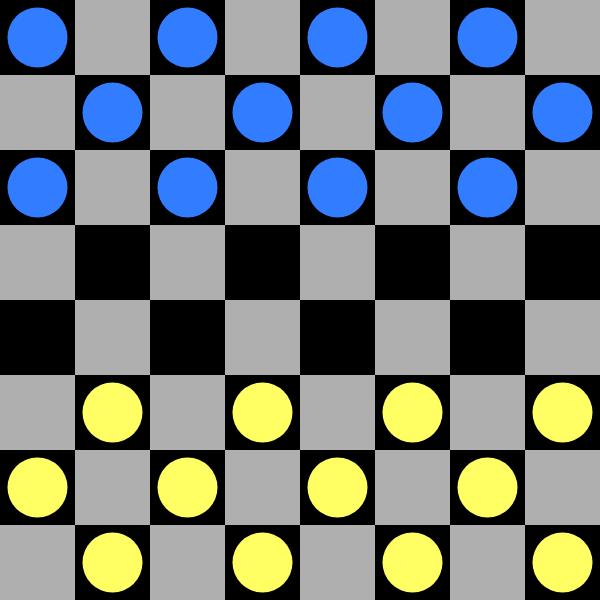
Frame 1 (no input)
Frame 60 (no input): identical to frame 1, image omitted
Frame 120 (the mouse pressed at the canvas centre since frame 60): identical to frame 1, image omitted

The p5.js sketch that drew this single still picture (run headless with seeded random() and noise() and a simulated clock; from frame 60 on, the mouse is pressed at the canvas centre):

// p5.js sketch
// ── sketch.js
class Time{
	constructor(id, cor){
		this.id = id;
		this.cor = cor;
		this.pecas = [];
		this.diferenciarTimes();
	}
	diferenciarTimes(){   //extensão do construtor -- Diferenciar Times
		if(this.id === 0){
			this.py = 5;   //primeiro altura y de montagem
			this.vy = -1;  //direção permitida do time em relação a velocidade y
			this.damaY = 0
		}
		else if( this.id === 1){
			this.py = 0
			this.vy = 1
			this.damaY = 7
		}
	}
	montarTabuleiro(){
		for(let qy = this.py; qy < this.py+3; qy++){
			for(let qx = 0; qx < 8; qx++){
				if(isInBlackSquare(qx,qy)){
					this.pecas.push(new Peca(qx,qy,this));
				}
			}
		}
	}
	Draw(){
		for(let i = 0; i < this.pecas.length; i++){
			let peca = this.pecas[i];
			peca.Draw();
		}
	}
	existPeca(qx,qy){
		return this.getPeca(qx,qy) !== null
	}
	getPeca(qx,qy){
		for(let i = 0; i < this.pecas.length; i++){
			let peca = this.pecas[i];
			if(qx === peca.qx && qy === peca.qy){
				return peca;
			}
		}
		return null;
	}
	getPotentialAssassinas(){  //Pecas que podem realizar capturas
		let potentialAssassinas = []
		for(let peca of this.pecas){
			let positions = peca.calculatePositions()
			if(positions.captura.length > 0){
				potentialAssassinas.push(peca)
			}
		}
		return potentialAssassinas
	}
	removePeca(peca){
		let index = this.pecas.indexOf(peca);
		if(index !== -1){
			this.pecas.splice(index,1);
			return true;
		}
		return false;
	}
}

class Peca{
	constructor(qx,qy,time){   
		this.qx = qx; //coordenada X do quadrado de 0 a 7
		this.qy = qy; //coordenada Y do quadrado de 0 a 7
		this.centralize();
		this.radius = 0.4* squareWidth
		this.time = time;
		this.isDama = false
	}
	centralize(){  //Atualizar a posição da peça para desenho de acordo com as coordenadas
		this.cx = this.qx * squareWidth + squareWidth/2;    //Coordenada X do Pixel do centro do circulo
		this.cy = this.qy * squareHeight + squareHeight/2;  //Coordenada Y do Pixel do centro do circulo
	}
	Draw(){
		fill(this.time.cor)	
		ellipse(this.cx,this.cy,2*this.radius,2*this.radius);
		if(this.isDama){
			fill(0)
			ellipse(this.cx,this.cy,1.6*this.radius,1.6*this.radius);
		}
	}
	inArea(x,y){
		let distanceSquared = Math.pow(this.cx-x,2)+Math.pow(this.cy-y,2);
		let radiusSquared = Math.pow(this.radius,2)
		return distanceSquared < radiusSquared
	}
	calculatePositions(){
		let posicoesNormais = []
		let posicoesCaptura = []
		
		let normais = [];
		let capturas = [];
		
		if(this.isDama){
			let directions = [{"vx":1,"vy":1},{"vx":-1,"vy":1},{"vx":1,"vy":-1},{"vx":-1,"vy":-1}]
			for(let direction of directions){
				let qx = this.qx
				let qy = this.qy
				qx += direction.vx
				qy += direction.vy
				while(qx >= 0 && qx < qH && qy >= 0 && qy < qV){
					normais.push({"qx": qx,"qy": qy})
					capturas.push({"qx": qx,"qy": qy})
					qx += direction.vx
					qy += direction.vy
				}
			}
		}
		else{
			normais = [{"qx":this.qx+1,"qy":this.qy+this.time.vy},{"qx":this.qx-1,"qy":this.qy+this.time.vy}]; //Temporário
			capturas =[{"qx":this.qx+2,"qy":this.qy+2*this.time.vy},{"qx":this.qx-2,"qy":this.qy+2*this.time.vy},
						  {"qx":this.qx+2,"qy":this.qy-2*this.time.vy},{"qx":this.qx-2,"qy":this.qy-2*this.time.vy}] //Temporário
		}
		let otherTime = getOtherTime(this.time)
		for(let normal of normais){
			if(!this.time.existPeca(normal.qx,normal.qy) && 
			!otherTime.existPeca(normal.qx,normal.qy) && 
			isInBlackSquare(normal.qx,normal.qy)){
				posicoesNormais.push(normal);
			}
		}
		for(let captura of capturas){
			let pecaCapturada = otherTime.getPeca(captura.qx - Math.sign(captura.qx-this.qx), captura.qy - Math.sign(captura.qy-this.qy));
			if(pecaCapturada !== null){
				if(!this.time.existPeca(captura.qx,captura.qy) && 
				!otherTime.existPeca(captura.qx,captura.qy) &&
				isInBlackSquare(captura.qx,captura.qy)){
					captura.pecaCapturada = pecaCapturada;
					posicoesCaptura.push(captura);
				}
			}
		}
		return {"normal": posicoesNormais, "captura": posicoesCaptura}
	}
	calculateQxQy(x,y){ //calcular as coordenadas de 0 a 7 dado x e y (coordenadas do Pixel)
		let qx = ~~(x / squareWidth)
		let qy = ~~(y / squareWidth)
		
		if(this.time === timeTurno){
			let potentialAssassinas = this.time.getPotentialAssassinas();
			if(potentialAssassinas.length === 0 || potentialAssassinas.includes(this)){
				let positions = this.calculatePositions()
				if(positions.captura.length !== 0){
					if(this === pecaAssassina || pecaAssassina === null){
						for(let captura of positions.captura){
							if(captura.qx == qx && captura.qy == qy){
								this.qx = qx;
								this.qy = qy;
								if(this.qy === this.time.damaY){
									this.isDama = true;
								}
								let otherTime = captura.pecaCapturada.time;
								otherTime.removePeca(captura.pecaCapturada);
								pecaAssassina = this;
								
								let newPositions = this.calculatePositions()
								if(newPositions.captura.length === 0){
									timeTurno = getOtherTime(timeTurno);
									pecaAssassina = null;
									if(timeTurno.pecas.length === 0){
										declareWinner(this.time.id);
									}
									else{
										setTurnoText(timeTurno.id);
									}
								}
								break;
							}
						}
					}
				}
				else if(positions.normal.length !== 0){
					if(pecaAssassina === null){
						for(let normal of positions.normal){
							if(normal.qx == qx && normal.qy == qy){
								this.qx = qx;
								this.qy = qy;
								if(this.qy === this.time.damaY){
									this.isDama = true;
								}
								timeTurno = getOtherTime(timeTurno);
								pecaAssassina = null;
								setTurnoText(timeTurno.id);
								break;
							}
						}
					}
				}	
			}
		}
		
	}
	setFinalPosition(x,y){
		this.calculateQxQy(x,y)
		this.centralize()
	}
}

function mousePressed(){
	for(let i = 0; i < times.length; i++){
		let time = times[i];
		for(let j = 0; j < time.pecas.length; j++){
			let peca = time.pecas[j];
			if(peca.inArea(mouseX,mouseY) && pecaArrastada === null){
				pecaArrastada = peca;
				peca.cx = mouseX;
				peca.cy = mouseY;
			}
		}
	}
}

function mouseDragged() {  //Repete a todo frame de arrasto do mouse clicado
	if(pecaArrastada !== null){
		pecaArrastada.cx = mouseX;
		pecaArrastada.cy = mouseY;
	}
	return false;
}

function mouseReleased(){
	if(pecaArrastada !== null){
		pecaArrastada.setFinalPosition(mouseX,mouseY)
		pecaArrastada = null;
	}
}

function isInBlackSquare(qx,qy){
	return (qx + qy) % 2 === 0 && qx < qH && qx >= 0 && qy < qV && qy >= 0;
}

function getOtherTime(initialTime){
	for(let time of times){
		if(time !== initialTime){
			return time;
		}
	}
	return null;
}

function setTurnoText(idTime){
	let turnoText = document.getElementById("turno")
	turnoText.innerHTML = "Turno do jogador " + (idTime + 1) 
}

function declareWinner(idTime){
	let turnoText = document.getElementById("turno")
	turnoText.innerHTML = "Jogador " + (idTime + 1) + " ganhou!!!"
}

function setup() {
	createCanvas(600,600);
	qH = 8 //Quantidade de quadrados horizontalmente
	qV = 8 //Quantidade de quadrados verticalmente
	squareHeight = height/qH
	squareWidth = width/qV
	pecaArrastada = null;
	pecaAssassina = null;   //Peça que capturou a outra em um mesmo turno
	
	times = [];
	times.push(new Time(0,[255,255,100]))
	times.push(new Time(1,[50,125,255]))
	for(let i = 0; i < times.length; i++){
		let time = times[i];
		time.montarTabuleiro()
	}
	timeTurno = times[0]
}

function draw() {
	background(175);
	fill(0)
	noStroke();
	for(let qy = 0; qy < qV; qy++){
		for(let qx = 0; qx < qH; qx++){
			if(isInBlackSquare(qx,qy)){
				let x = qx * squareWidth;
				let y = qy * squareHeight;
				rect(x,y,squareHeight,squareWidth);
			}
		}
	}
 	if(pecaArrastada !== null){
 		let position = pecaArrastada.calculatePositions()
 		fill(0,255,0,125)
 		print(position);
 		for(let normal of position.normal){
 			let x = normal.qx * squareWidth;
			let y = normal.qy * squareHeight;
			rect(x,y,squareHeight,squareWidth);
 		}
 		fill(255,100,0,125)
 		for(let captura of position.captura){
 			let x = captura.qx * squareWidth;
			let y = captura.qy * squareHeight;
			rect(x,y,squareHeight,squareWidth);
 		}
 	}
	for(let i = 0; i < times.length; i++){
		let time = times[i];
		time.Draw()
	}
}
